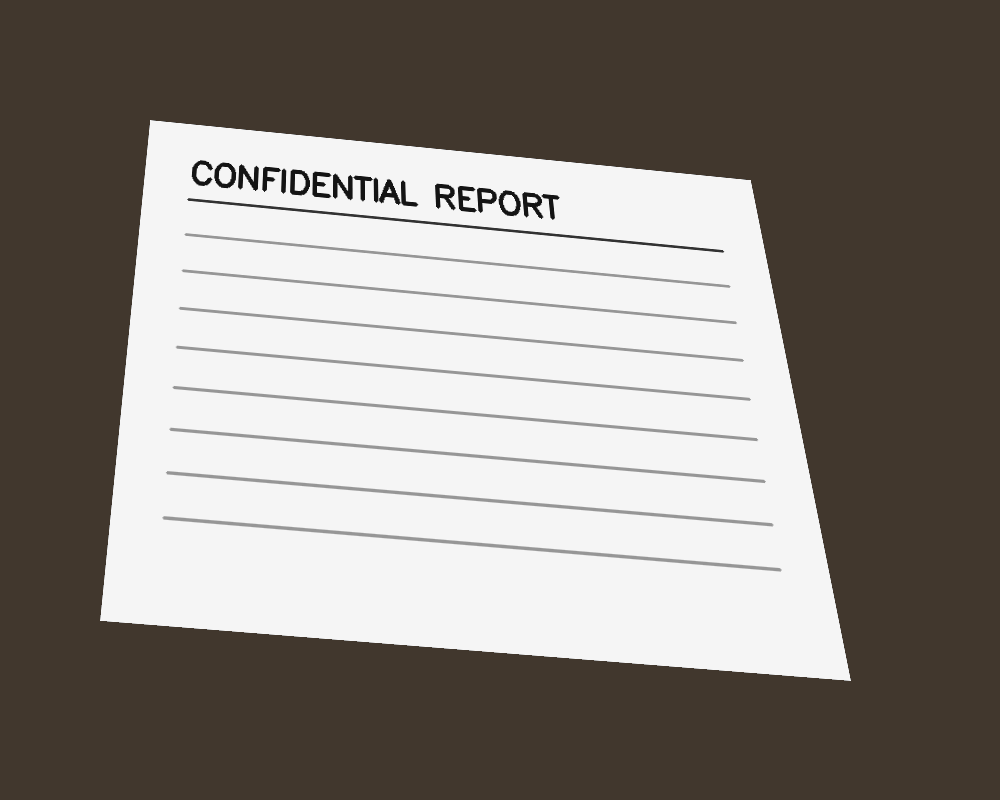
#> input picture CP461-Document-Scanner-And-Perspective-Rectifier/test_images/sample_document.png, 1000 x 800 px
$ python -i enhancement.py   (imports and definitions only)   (older library calls are emulated)
#> lines starting #> are read from the running program, lines starting #| are printed output that depends on the picture
"""
enhancement.py — Image Enhancement & Post-processing Module
============================================================
Provides multiple enhancement filters for scanned documents:
  - Grayscale Clean
  - Magic Color (vibrant color enhancement)
  - B&W Scanner Effect (Adaptive Thresholding)
  - Shadow Removal (illumination normalization)
  - Contrast Enhancement (CLAHE)
"""

import cv2
import numpy as np
from typing import Tuple


class ImageEnhancer:
    """Post-processing filters to improve scanned document quality."""

    # Available filter modes
    MODES = [
        "original",
        "grayscale",
        "magic_color",
        "bw_scanner",
        "shadow_removal",
        "contrast_enhanced",
    ]

    @staticmethod
    def to_grayscale_clean(image: np.ndarray) -> np.ndarray:
        """
        Convert to a clean grayscale image with slight sharpening.

        Args:
            image: Input BGR image.

        Returns:
            Clean grayscale image (single channel, converted back to BGR for display).
        """
        gray = cv2.cvtColor(image, cv2.COLOR_BGR2GRAY)

        # Apply slight sharpening
        kernel = np.array([
            [0, -0.5, 0],
            [-0.5, 3, -0.5],
            [0, -0.5, 0],
        ])
        sharpened = cv2.filter2D(gray, -1, kernel)
        sharpened = np.clip(sharpened, 0, 255).astype(np.uint8)

        # Convert back to BGR for consistent display
        return cv2.cvtColor(sharpened, cv2.COLOR_GRAY2BGR)

    @staticmethod
    def magic_color(image: np.ndarray, saturation_scale: float = 1.5, value_scale: float = 1.2) -> np.ndarray:
        """
        Enhance colors to make the document look vibrant and clear.
        Increases saturation and brightness in HSV space.

        Args:
            image: Input BGR image.
            saturation_scale: Factor to multiply saturation channel.
            value_scale: Factor to multiply value (brightness) channel.

        Returns:
            Color-enhanced BGR image.
        """
        hsv = cv2.cvtColor(image, cv2.COLOR_BGR2HSV).astype(np.float32)

        hsv[:, :, 1] = np.clip(hsv[:, :, 1] * saturation_scale, 0, 255)
        hsv[:, :, 2] = np.clip(hsv[:, :, 2] * value_scale, 0, 255)

        hsv = hsv.astype(np.uint8)
        return cv2.cvtColor(hsv, cv2.COLOR_HSV2BGR)

    @staticmethod
    def bw_scanner(
        image: np.ndarray,
        block_size: int = 21,
        c_value: int = 10,
        method: str = "gaussian",
    ) -> np.ndarray:
        """
        Black & White scanner effect using Adaptive Thresholding.

        Args:
            image: Input BGR image.
            block_size: Size of pixel neighborhood for threshold (must be odd).
            c_value: Constant subtracted from mean/Gaussian weighted mean.
            method: Thresholding method — "gaussian" or "mean".

        Returns:
            Binary (B&W) image in BGR format.
        """
        gray = cv2.cvtColor(image, cv2.COLOR_BGR2GRAY)

        # Apply slight blur to reduce noise before thresholding
        gray = cv2.GaussianBlur(gray, (3, 3), 0)

        # Ensure block_size is odd and >= 3
        block_size = max(3, block_size)
        if block_size % 2 == 0:
            block_size += 1

        if method.lower() == "gaussian":
            adaptive_method = cv2.ADAPTIVE_THRESH_GAUSSIAN_C
        else:
            adaptive_method = cv2.ADAPTIVE_THRESH_MEAN_C

        binary = cv2.adaptiveThreshold(
            gray, 255, adaptive_method,
            cv2.THRESH_BINARY, block_size, c_value,
        )

        return cv2.cvtColor(binary, cv2.COLOR_GRAY2BGR)

    @staticmethod
    def remove_shadows(image: np.ndarray) -> np.ndarray:
        """
        Remove shadows from document image using illumination normalization.

        Algorithm:
          1. Convert to grayscale
          2. Estimate background illumination using morphological opening
             with a large kernel (dilate then erode)
          3. Divide original by estimated illumination
          4. Normalize to full range

        Args:
            image: Input BGR image.

        Returns:
            Shadow-removed BGR image.
        """
        rgb_planes = cv2.split(image)
        result_planes = []

        for plane in rgb_planes:
            # Estimate background using large morphological dilation
            dilated = cv2.dilate(plane, np.ones((7, 7), np.uint8))
            bg = cv2.medianBlur(dilated, 21)

            # Compute difference and normalize
            diff = 255 - cv2.absdiff(plane, bg)
            normalized = cv2.normalize(
                diff, None, alpha=0, beta=255,
                norm_type=cv2.NORM_MINMAX, dtype=cv2.CV_8UC1,
            )
            result_planes.append(normalized)

        result = cv2.merge(result_planes)
        return result

    @staticmethod
    def enhance_contrast(
        image: np.ndarray,
        clip_limit: float = 2.0,
        tile_grid_size: Tuple[int, int] = (8, 8),
    ) -> np.ndarray:
        """
        Enhance contrast using CLAHE (Contrast Limited Adaptive Histogram Equalization).

        Args:
            image: Input BGR image.
            clip_limit: Threshold for contrast limiting.
            tile_grid_size: Size of grid for histogram equalization.

        Returns:
            Contrast-enhanced BGR image.
        """
        # Convert to LAB color space
        lab = cv2.cvtColor(image, cv2.COLOR_BGR2LAB)
        l_channel, a_channel, b_channel = cv2.split(lab)

        # Apply CLAHE to L channel
        clahe = cv2.createCLAHE(clipLimit=clip_limit, tileGridSize=tile_grid_size)
        l_enhanced = clahe.apply(l_channel)

        # Merge back and convert to BGR
        enhanced_lab = cv2.merge([l_enhanced, a_channel, b_channel])
        return cv2.cvtColor(enhanced_lab, cv2.COLOR_LAB2BGR)

    def apply_filter(self, image: np.ndarray, mode: str, **kwargs) -> np.ndarray:
        """
        Apply a named filter to the image.

        Args:
            image: Input BGR image.
            mode: Filter mode name (see MODES class attribute).
            **kwargs: Additional keyword arguments passed to the filter function.

        Returns:
            Filtered image.
        """
        mode = mode.lower().strip()

        if mode == "original":
            return image.copy()
        elif mode == "grayscale":
            return self.to_grayscale_clean(image)
        elif mode == "magic_color":
            return self.magic_color(image, **kwargs)
        elif mode == "bw_scanner":
            return self.bw_scanner(image, **kwargs)
        elif mode == "shadow_removal":
            return self.remove_shadows(image)
        elif mode == "contrast_enhanced":
            return self.enhance_contrast(image, **kwargs)
        else:
            raise ValueError(
                f"Unknown filter mode: '{mode}'. "
                f"Available modes: {self.MODES}"
            )

    def apply_all_filters(self, image: np.ndarray) -> dict:
        """
        Apply all available filters and return results as a dictionary.

        Args:
            image: Input BGR image.

        Returns:
            Dictionary mapping mode name to filtered image.
        """
        results = {}
        for mode in self.MODES:
            try:
                results[mode] = self.apply_filter(image, mode)
            except Exception as e:
                results[mode] = image.copy()  # Fallback to original
        return results

>>> import cv2
>>> picture = cv2.imread('../../test_images/sample_document.png')
#> picture is the input picture: shape (800, 1000, 3); mean B, G, R 126.1, 131.9, 137.7
>>> result = ImageEnhancer().apply_all_filters(picture)
#> the loop in apply_all_filters, `for mode in self.MODES:` made 6 passes
#> pass 3, in magic_color, `hsv = cv2.cvtColor(image, cv2.COLOR_BGR2HSV).astype(np.float32)`:
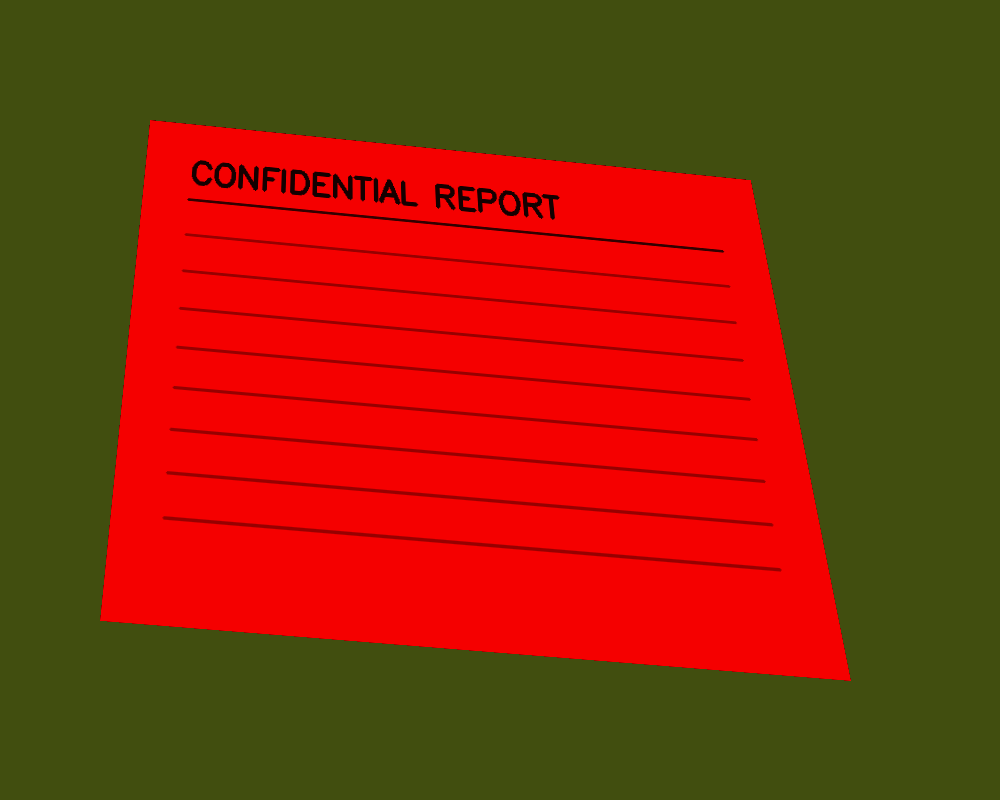
#> hsv: shape (800, 1000, 3) float32; mean B, G, R 8.7, 45.2, 137.5
#> pass 3, in magic_color, `hsv = hsv.astype(np.uint8)`:
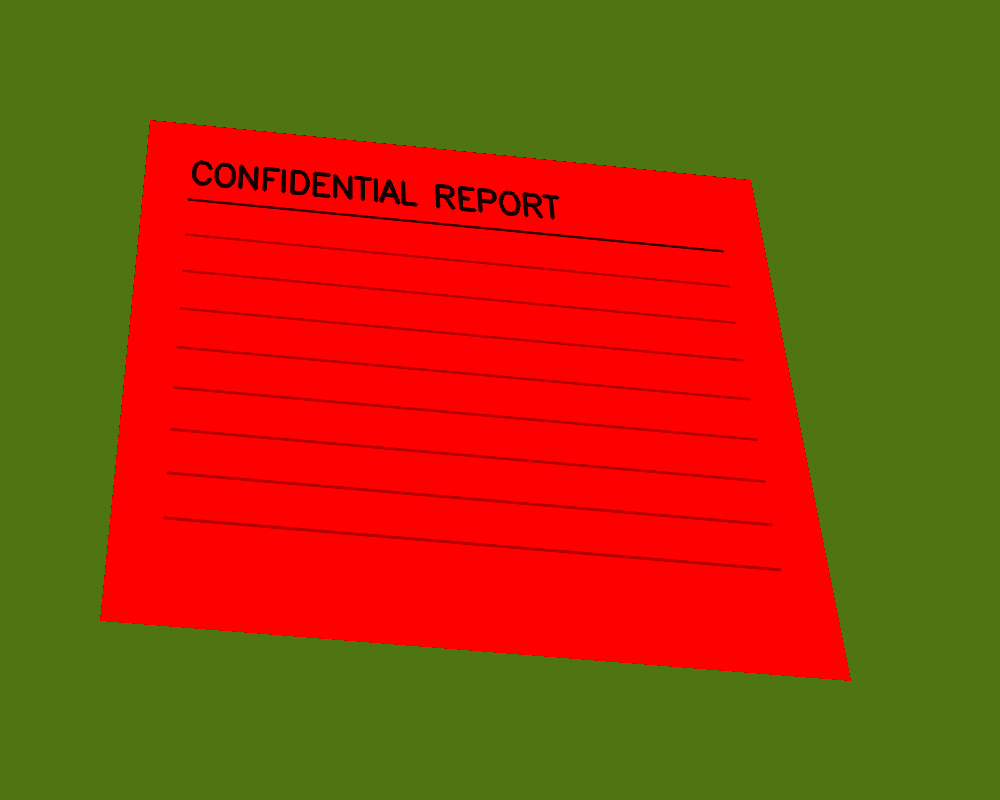
#> hsv: shape (800, 1000, 3); mean B, G, R 8.7, 67.7, 149.9
#> after the loop in apply_all_filters, `for mode in self.MODES:`: results = 6 items
#> result = 6 items
